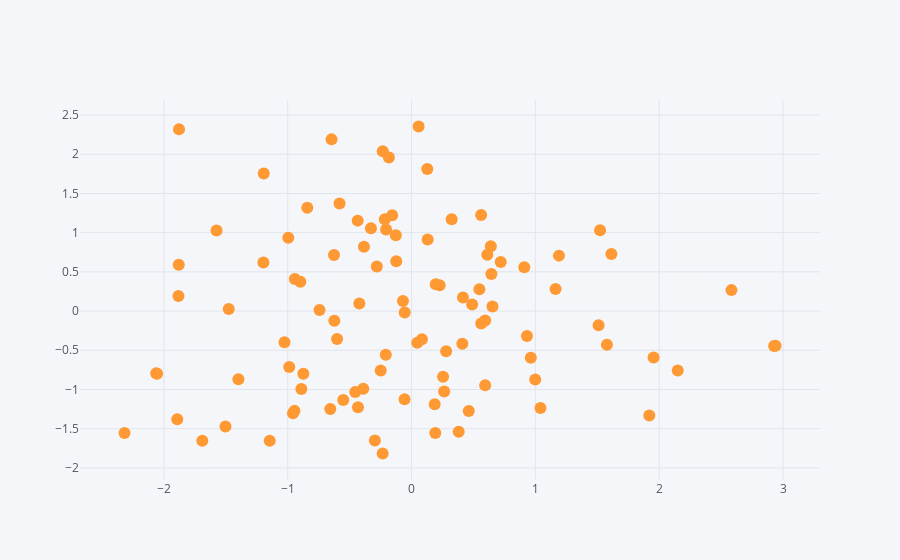

Notebook code cell kept with this figure:
### Code cell
df.iplot(kind = 'scatter', x = 'A', y = 'B', mode = 'markers')
